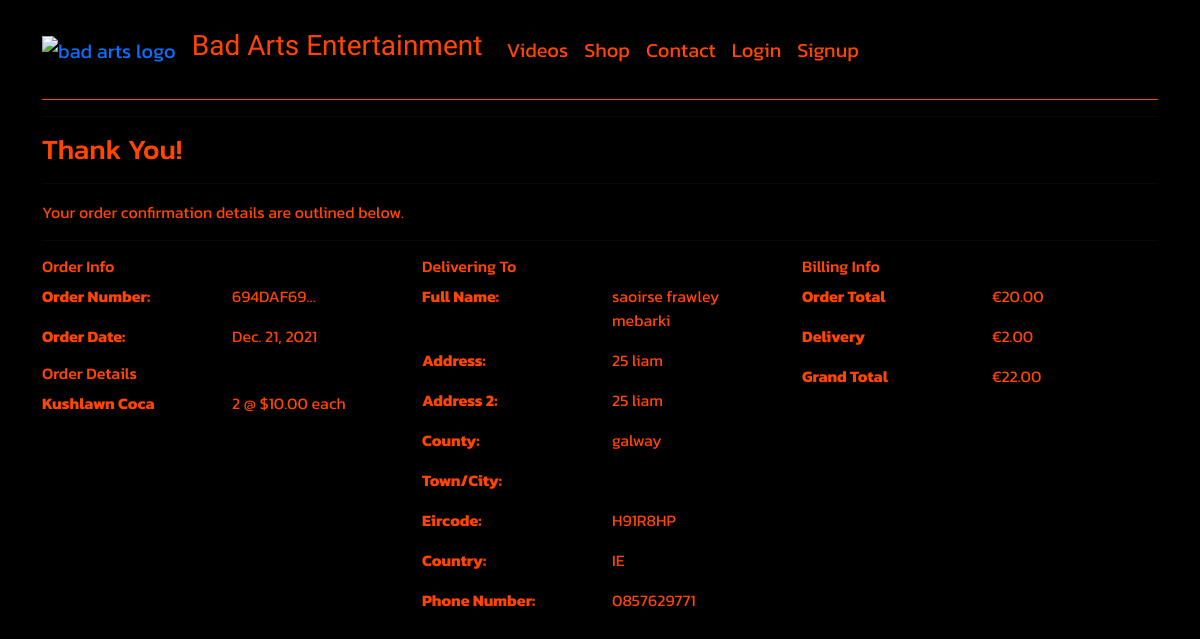
Page /checkout/checkout_success/694DAF69AD6D492BAA179584A110E250 on the committed database.
### checkout/models.py (models this page shows, shortened)
class Order(models.Model):
    order_number = models.CharField(max_length=32, null=False, editable=False)
    user_profile = models.ForeignKey(UserProfile,
                                     on_delete=models.SET_NULL,
                                     null=True, blank=True,
                                     related_name='buyers')
    rating = models.DecimalField(max_digits=3, decimal_places=2,
                                 null=True, blank=True)
    full_name = models.CharField(max_length=254, null=False, blank=False)
    email = models.EmailField(max_length=54, null=False, blank=False)
    phone_number = models.CharField(max_length=20, null=False, blank=False)
    country = models.CharField(max_length=80, null=False, blank=False)
    postcode = models.CharField(max_length=20, null=False, blank=False)
    town = models.CharField(max_length=40, null=False, blank=False)
    county = models.CharField(max_length=20, null=False, blank=False)
    street_address1 = models.CharField(max_length=80, null=False, blank=False)
    street_address2 = models.CharField(max_length=80, blank=True, default="")
    date = models.DateField(auto_now_add=True)
    delivery_cost = models.DecimalField(max_digits=6, decimal_places=2,
                                        null=False, default=0)
    order_total = models.DecimalField(max_digits=10, decimal_places=2,
                                      null=False, default=0)
    grand_total = models.DecimalField(max_digits=10, decimal_places=2,
                                      null=False, default=0)
    original_bag = models.TextField(null=False, blank=False, default="")
    stripe_pid = models.CharField(max_length=254, null=False,
                                  blank=False, default="")

class OrderLineItem(models.Model):
    order_number = models.ForeignKey(Order, null=False,
                                     blank=False, on_delete=models.CASCADE,
                                     related_name='lineitems')
    product = models.ForeignKey(Product, null=False,
                                blank=False, on_delete=models.CASCADE)
    product_size = models.CharField(max_length=4, null=False, blank=True)
    quantity = models.IntegerField(null=False, blank=False, default=0)
    line_total = models.DecimalField(max_digits=6, decimal_places=2,
                                     null=False, blank=False, editable=False)

### products/models.py (models this page shows, shortened)
class Product(models.Model):
    sku = models.UUIDField(primary_key=True,
                           default=uuid.uuid4,
                           editable=False)
    category = models.ForeignKey(Category,
                                 null=True,
                                 blank=True,
                                 on_delete=models.SET_NULL)
    name = models.CharField(max_length=254)
    description = models.TextField()
    organic = models.BooleanField(default=False, null=False, blank=False)
    has_sizes = models.BooleanField(default=True, null=False, blank=False)
    price = models.DecimalField(max_digits=6, decimal_places=2)
    rating = models.DecimalField(max_digits=6, decimal_places=2,
                                 null=True, blank=True)
    image_url = models.URLField(max_length=1024, null=True, blank=True)
    image = models.ImageField(null=True, blank=True)

### checkout/views.py (the view, shortened to what this page needs)
# urls.py: path('checkout_success/<order_number>',
def checkout_success(request, order_number):
    save_info = request.session.get('save_info')
    order = get_object_or_404(Order, order_number=order_number)
    messages.success(request,
                     f'Order successful. Your order number is {order_number}.'
                     f'A confirmation email have been sent to {order.email}.')
    if 'bag' in request.session:
        del request.session['bag']
    template = 'checkout/checkout_success.html'
    context = {
        'order': order,
    }
    return render(request, template, context)

### bag/contexts.py (called while the page is built, shortened)
def bag_contents(request):
    bag_items = []
    total = 0
    product_count = 0
    bag = request.session.get('bag', {})
    if total < settings.FREE_DELIVERY_THRESHOLD:
        delivery = total * Decimal(settings.STANDARD_DELIVERY_PERCENTAGE / 100)
        free_delivery_delta = settings.FREE_DELIVERY_THRESHOLD - total
    else:
        delivery = 0
        free_delivery_delta = 0
    grand_total = delivery + total
    context = {
        'bag_items': bag_items,
        'total': total,
        'product_count': product_count,
        'delivery': delivery,
        'free_delivery_delta': free_delivery_delta,
        'free_delivery_threshold': settings.FREE_DELIVERY_THRESHOLD,
        'grand_total': grand_total,
    }
    return context

### products/contexts.py (called while the page is built)
def category_context(request):
    categories = Category.objects.all()
    return {'categories': categories}

### checkout/templates/checkout/checkout_success.html (shortened to what this page needs)
{% extends "base.html" %}
{% load static %}
{% load crispy_forms_tags %}
{% block content %}
<hr>
<h3 class="center-align">Thank You!</h3>
<hr>
<p class="center-align">Your order confirmation details are outlined below.</p>
<hr>
<div class="row">
    <div class="col s12 l4 center-align">
        <div class="order-confirmation-wrapper center-align">
            <div class="row">
                <div class="col s12">
                    <h6 class="checkout-h6 center-align">Order Info</small>
                </div>
            </div>
            <div class="row">
                <div class="col s12 m6 center-align">
                    <p class="center-align"><strong>Order Number:</strong></p>
                </div>
                <div class="col s12 m6">
                    <p class="center-align">{{ order.order_number|truncatechars:9 }}</p>
                </div>
            </div>
            <div class="row">
                <div class="col s12 m6">
                    <p class="center-align"><strong>Order Date:</strong></p>
                </div>
                <div class="col s12 m6 right">
                    <p class="center-align">{{ order.date }}</p>
                </div>
            </div>
            <div class="row">
                <div class="col s12">
                    <h6 class="checkout-h6 center-align">Order Details</small>
                </div>
            </div>
            {% for item in order.lineitems.all %}
            <div class="row">
                <div class="col s12 m6">
                    <p class="center-align"><strong>{{ item.product.name }}{% if item.product_size %} Weight: {{ item.product_size|upper }}g{% endif %}</strong></p>
                </div>
                <div class="col s12 m6 right">
                    <p class="center-align">{{ item.quantity }} @ ${{ item.product.price }} each</p>
                </div>
            </div>
            {% endfor %}
        </div>
    </div>
    <div class="col s12 l4 center-align">
        <div class="row">
            <div class="col s12">
                <h6 class="checkout-h6 center-align">Delivering To</small>
            </div>
        </div>
        <div class="row">
            <div class="col s12 m6">
                <p class="center-align"><strong>Full Name:</strong></p>
            </div>
            <div class="col s12 m6 right">
                <p class="center-align">{{ order.full_name }}</p>
            </div>
        </div>
        <div class="row">
            <div class="col s12 m6">
                <p class="center-align"><strong>Address:</strong></p>
            </div>
            <div class="col s12 m6 right">
                <p class="center-align">{{ order.street_address1 }}</p>
            </div>
        </div>
        {% if order.street_address2 %}
        <div class="row">
            <div class="col s12 m6">
                <p class="center-align"><strong>Address 2:</strong></p>
            </div>
            <div class="col s12 m6 right">
                <p class="center-align">{{ order.street_address1 }}</p>
            </div>
        </div>
        {% endif %}
        <div class="row">
            <div class="col s12 m6">
                <p class="center-align"><strong>County:</strong></p>
            </div>
            <div class="col s12 m6 right">
                <p class="center-align">{{ order.county }}</p>
            </div>
        </div>
        <div class="row">
            <div class="col s12 m6">
                <p class="center-align"><strong>Town/City:</strong></p>
            </div>
            <div class="col s12 m6 right">
            </div>
        </div>
        <div class="row">
            <div class="col s12 m6">
                <p class="center-align"><strong>Eircode:</strong></p>
            </div>
            <div class="col s12 m6 right">
                <p class="center-align">{{ order.postcode }}</p>
            </div>
        </div>
        <div class="row">
            <div class="col s12 m6">
                <p class="center-align"><strong>Country:</strong></p>
            </div>
            <div class="col s12 m6 right">
                <p class="center-align">{{ order.country }}</p>
            </div>
        </div>
        <div class="row">
            <div class="col s12 m6">
                <p class="center-align"><strong>Phone Number:</strong></p>
            </div>
            <div class="col s12 m6 right">
                <p class="center-align">{{ order.phone_number }}</p>
            </div>
        </div>
    </div>
    <div class="col s12 l4 center-align">
        <h6 class="checkout-h6 center-align">Billing Info</h6>
        <div class="row">
            <div class="col s12 m6">
                <p class="center-align"><strong>Order Total</strong></p>
            </div>
            <div class="col s12 m6 right">
                <p class="center-align">€{{ order.order_total }}</p>
            </div>
        </div>
        <div class="row">
            <div class="col s12 m6">
                <p class="center-align"><strong>Delivery</strong></p>
            </div>
            <div class="col s12 m6 right">
                <p class="center-align">€{{ order.delivery_cost }}</p>
            </div>
        </div>
        <div class="row">
            <div class="col s12 m6">
                <p class="center-align"><strong>Grand Total</strong></p>
            </div>
            <div class="col s12 m6 right">
                <p class="center-align">€{{ order.grand_total }}</p>
            </div>
        </div>
    </div>
</div>
{% endblock %}

### static/base.css (style rules this page uses)
* { padding: 0; margin: 0; }
html { min-height: 100%; }
body { background-color: black; font-family: "Kanit", sans-serif; }
h1, h2, h3, h4, h5, h6 { font-family: "Kanit", sans-serif; color: orangered; }
p { font-family: "Kanit", sans-serif; color: orangered; }

### rows in the picture
Order: order_number "694DAF69…", date "Dec. 21, 2021", full_name "saoirse frawley mebarki", street_address1 "25 liam", county "galway", postcode "H91R8HP", country "IE", phone_number "0857629771", order_total "20.00", delivery_cost "2.00", grand_total "22.00"
OrderLineItem: product.name "Kushlawn Coca", quantity "2", product.price "10.00"
